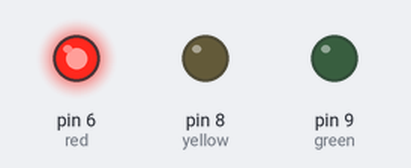
Bench run of a sketch on a simulated Arduino Uno, built with avr-gcc and run on an emulated ATmega328P. Parts: output pins drawn as LEDs (lit = HIGH).

Above: at 7.5 s.
At 20.0 s:
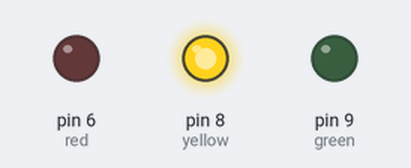
At 32.5 s:
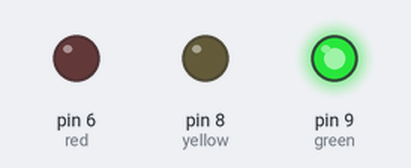
At 49.7 s:
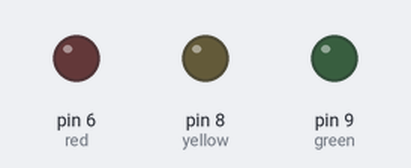
Timing chart, 0 to 65.0 s (numbered marks = the images above):
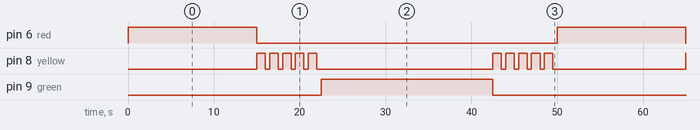

Measured:
- by itself, pin 6 (red): alternates HIGH for 15.0 s and LOW for 35.0 s
- by itself, pin 9 (green): alternates HIGH for 20.0 s and LOW for 30.0 s
- by itself, pin 8 (yellow): repeats every 50.0 s: 4 × (LOW 0.50 s, HIGH 1.0 s), LOW 20.5 s, 4 × (HIGH 1.0 s, LOW 0.50 s), HIGH 1.0 s, LOW 15.5 s, HIGH 1.0 s

The sketch:

traffic_controller1.ino
```cpp
int red = 6; //constant variable named red and assigns it the value 6, indicating that digital pin 6 on the Arduino board will be used to control the red LED.
int yellow = 8;
int green = 9;

void setup(){

  pinMode(red, OUTPUT); //This line configures digital pin 6 (red) as an output pin, meaning it can send voltage (HIGH) or no voltage (LOW) to control the LED's on/off state.
  pinMode(yellow, OUTPUT);
  pinMode(green,  OUTPUT);

}
void loop(){
digitalWrite(red, HIGH); //Turns on the red LED by setting pin 6 to HIGH (5 volts).
 delay(15000); // Waits for 15 seconds using the delay() function.
digitalWrite(red,  LOW); //Turns off the red LED by setting pin 6 to LOW (0 volts).

  //This block of code (turning on yellow for 1 second, off for 0.5 second) is repeated five times, resulting in a 5-second flashing yellow sequence.
 for (int i = 0; i < 5; i++) {
    digitalWrite(yellow, HIGH);
    delay(1000); //waits for 1sec
    digitalWrite(yellow, LOW);
    delay(500); //waits for 0.5 sec
  }

digitalWrite(green, HIGH);
delay(20000); //Waits for 20 seconds (longer green duration).
digitalWrite(green,  LOW);

//The yellow flashing sequence is repeated again.
for (int i = 0; i < 5; i++) {
    digitalWrite(yellow, HIGH);
    delay(1000); //waits for 1 sec
    digitalWrite(yellow, LOW);
    delay(500); //waits for 0.5 sec
  }


}
```
